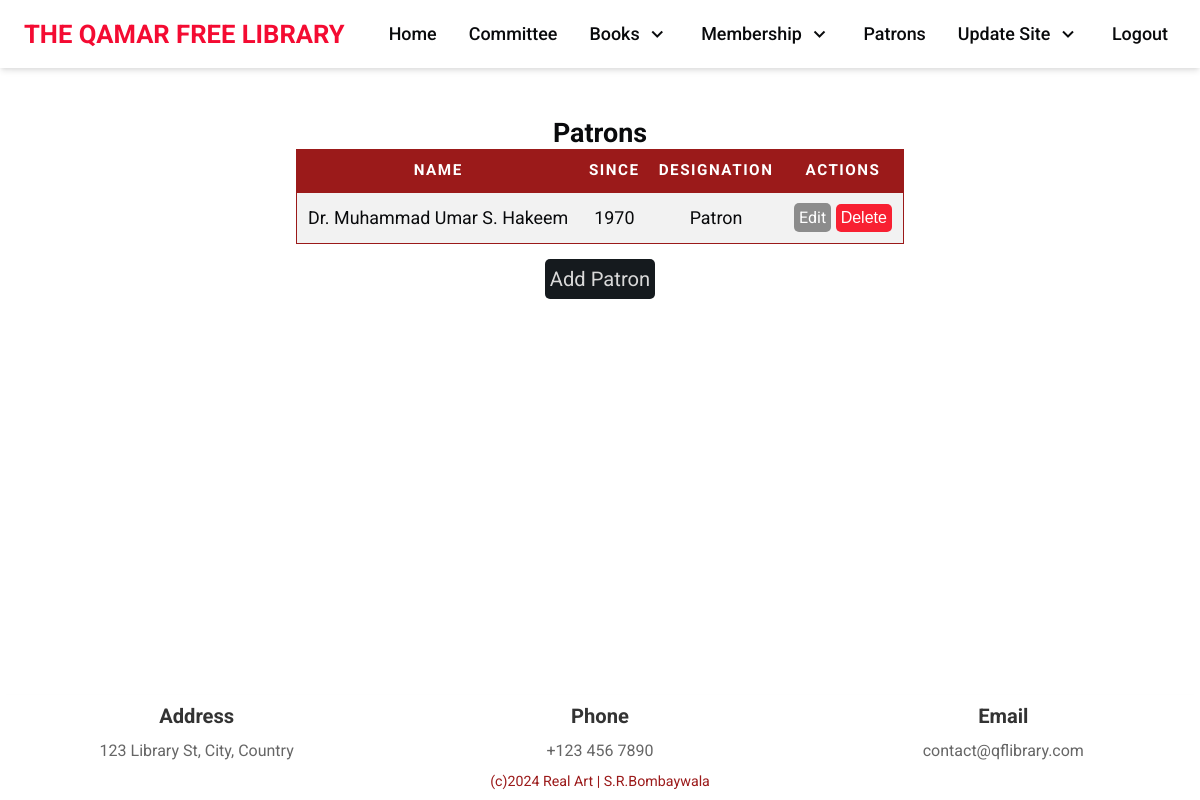
The app's page /patron-board/ (signed in) with its own data.
### qflapp/models.py (models this page shows, shortened)
class Patron(models.Model):
    PATRON_CHOICES = [
        ("Patron", "Patron"),
        ("Vice-Patron", "Vice-Patron")
    ]
    name = models.CharField(max_length=200, blank=True, null=True)
    since = models.CharField(max_length=4,blank=True, null=True)
    designation = models.CharField(max_length=50, choices=PATRON_CHOICES, blank=True, null=True)
    date_posted = models.DateTimeField(default=timezone.now)

### qflapp/views.py (the view)
# urls.py: path('patron-board/', views.patron_board, name='patron-board'),
@login_required
def patron_board(request):
    patrons = Patron.objects.all().order_by('-date_posted')
    return render(request, 'qflapp/patron_board.html', {'patrons': patrons})

### qflapp/templates/qflapp/patron_board.html (shortened to what this page needs)
{% extends 'qflapp/base.html' %}
{% load static %}
{% block content %}
<div class="notice-board-wrapper">
    <h2>Patrons</h2>
    <table>
        <thead>
        <tr>
            <th scope="col">Name</th>
            <th scope="col">Since</th>
            <th scope="col">Designation</th>
            <th scope="col">Actions</th>
        </tr>
        </thead>
        <tbody>
        {% for patron in patrons %}
        <tr>
            <td data-label="Name">{{ patron.name }}</td>
            <td data-label="Since">{{ patron.since }}</td>
            <td data-label="Designation">{{ patron.designation }}</td>
            <td data-label="Actions">
                <a class="edit-btn" href="{% url 'edit-patron' patron.id %}">Edit</a>
                <form action="{% url 'delete-patron' patron.id %}" method="POST" style="display:inline;" onsubmit="return confirm('Are you sure you want to delete this notice?');">
                    <button class="del-btn" type="submit">Delete</button>
                </form>
            </td>
        </tr>
        {% endfor %}
        </tbody>
    </table>
    <a class="add-notice" href="{% url 'add-patron' %}">Add Patron</a>
</div>
{% endblock %}

### qflapp/static/qflapp/css/styles.css (style rules this page uses)
:root { --color-white-100: #fff; --color-white-200: #f2f2f2; --color-white-300: #d9d9d9; --color-white-400: #bfbfbf; --color-white-500: #a6a6a6; --color-white-600: #8c8c8c; --color-black-100: #191f24; --color-black-200: #151a1e; --color-black-300: #111418; --color-black-400: #0d0f12; --color-black-500: #090a0c; --color-black-600: #040506; --color-blue-100: #fb3747; --color-blue-200: #f82032; --color-blue-300: #f40b32; --color-blue-400: #d2142d; --color-blue-500: #b41818; --color-blue-600: #9b1a1a; --text-tiny: clamp(0.84rem, calc(0.12vw + 0.8rem), 0.89rem); --text-small: clamp(0.93rem, calc(0.13vw + 0.91rem), 1rem); --text-base: clamp(1.05rem, calc(0.15vw + 1.01rem), 1.12rem); --text-medium: clamp(1.18rem, calc(0.17vw + 1.14rem), 1.26rem); --text-large: clamp(1.32rem, calc(0.19vw + 1.28rem), 1.41rem); --shadow-small: 0 1px 3px 0 rgba(0, 0, 0, 0.1), 0 1px 2px 0 rgba(0, 0, 0, 0.06); --shadow-medium: 0 4px 6px -1px rgba(0, 0, 0, 0.1), 0 2px 4px -1px rgba(0, 0, 0, 0.06); --shadow-large: 0 10px 15px -3px rgba(0, 0, 0, 0.1), 0 4px 6px -2px rgba(0, 0, 0, 0.05); }
*, *::before, *::after { padding: 0; margin: 0; list-style: none; list-style-type: none; text-decoration: none; box-sizing: border-box; -webkit-font-smoothing: antialiased; -moz-osx-font-smoothing: grayscale; text-rendering: optimizeLegibility; }
html { font-size: 100%; font-style: normal; scroll-behavior: smooth; height: -webkit-fill-available; }
body { font-family: "Roboto", system-ui, ui-sans-serif, sans-serif; font-size: var(--text-base); font-weight: 400; line-height: 1.5; color: var(--color-black-500); background-color: var(--color-white-100); }
html, body { height: 100%; margin: 0; display: flex; flex-direction: column; }
a, button { cursor: pointer; user-select: none; white-space: nowrap; border: none; outline: none; color: inherit; background: none; }
h1, h2, h3, h4, h5 { line-height: 1.15; text-wrap: balance; word-wrap: break-word; }
.notice-board-wrapper, .add-notice-wrapper, .edit-notice-wrapper, .login-wrapper { padding: 3rem 1.5rem; display: flex; justify-content: center; align-items: center; flex-direction: column; }
.edit-btn { color: var(--color-white-100); font-size: var(--text-small); background-color: var(--color-white-600); padding: 5px; border-radius: 5px; }
.del-btn { color: var(--color-white-100); font-size: var(--text-small); background-color: var(--color-blue-200); padding: 5px; border-radius: 5px; }
.add-notice, .save-notice, .save-changes, .login-btn { font-size: var(--text-medium); background-color: var(--color-black-200); color: var(--color-white-300); padding: 5px; margin-top: 15px; border-radius: 5px; }
table { border: 1px solid #ccc; border-collapse: collapse; margin: 0; padding: 0; width:auto; table-layout: fixed; }
table tr { background-color: var(--color-white-200); border: 1px solid var(--color-blue-600); padding: .35em; }
table th, table td { padding: .625em; text-align: center; }
table th { background-color: var(--color-blue-600); font-size: .85em; letter-spacing: .1em; text-transform: uppercase; color: var(--color-white-100); }

### records on screen
Patron: name "Dr. Muhammad Umar S. Hakeem", since "1970", designation "Patron"
